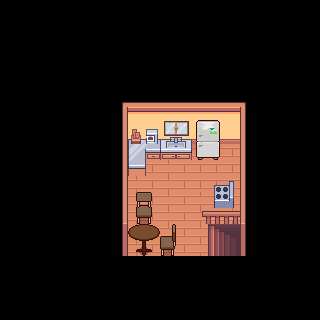

Below is a game level as drawn by its tile map, then a one-line description and the .tmx file that defines it, in full:
An orthogonal 20x20 tile map with 16x16 px tiles, 3 tile layers (ground, decoration, decoration_top), 5 tilesets and 5 objects (stairs_down, fridge, oven, oven_cake).

<map version="1.10" tiledversion="1.12.2" orientation="orthogonal" renderorder="right-down" width="20" height="20" tilewidth="16" tileheight="16" infinite="0" nextlayerid="6" nextobjectid="9">
 <tileset firstgid="1" source="Wood set 1 free ver.tsx" />
 <tileset firstgid="885" source="kitchen_LRK.tsx" />
 <tileset firstgid="1535" source="Interiors_free_16x16.tsx" />
 <tileset firstgid="2959" source="PPFurniture Pack-FreeV.tsx" />
 <tileset firstgid="3889" source="livingroom_LRK.tsx" />
 <layer id="1" name="ground" width="20" height="20">
  <data encoding="csv">
0,0,0,0,0,0,0,0,0,0,0,0,0,0,0,0,0,0,0,0,
0,0,0,0,0,0,0,0,0,0,0,0,0,0,0,0,0,0,0,0,
0,0,0,0,0,0,0,0,0,0,0,0,0,0,0,0,0,0,0,0,
0,0,0,0,0,0,0,0,0,0,0,0,0,0,0,0,0,0,0,0,
0,0,0,0,0,0,0,0,0,0,0,0,0,0,0,0,0,0,0,0,
0,0,0,0,0,0,0,0,0,0,0,0,0,0,0,0,0,0,0,0,
0,0,0,0,0,0,0,25,26,27,28,29,30,31,32,33,0,0,0,0,
0,0,0,0,0,0,0,59,60,61,62,63,64,65,66,67,0,0,0,0,
0,0,0,0,0,0,0,93,94,95,96,97,98,99,100,101,0,0,0,0,
0,0,0,0,0,0,0,127,128,129,130,131,132,221,221,135,0,0,0,0,
0,0,0,0,0,0,0,161,162,163,164,165,221,221,221,169,0,0,0,0,
0,0,0,0,0,0,0,195,196,197,198,199,221,221,221,203,0,0,0,0,
0,0,0,0,0,0,0,229,230,231,232,233,234,235,236,237,0,0,0,0,
0,0,0,0,0,0,0,263,264,265,266,267,268,269,270,271,0,0,0,0,
0,0,0,0,0,0,0,297,298,299,300,301,302,542,543,305,0,0,0,0,
0,0,0,0,0,0,0,331,332,231,231,231,336,576,577,339,0,0,0,0,
0,0,0,0,0,0,0,0,0,0,0,0,0,0,0,0,0,0,0,0,
0,0,0,0,0,0,0,0,0,0,0,0,0,0,0,0,0,0,0,0,
0,0,0,0,0,0,0,0,0,0,0,0,0,0,0,0,0,0,0,0,
0,0,0,0,0,0,0,0,0,0,0,0,0,0,0,0,0,0,0,0
</data>
 </layer>
 <layer id="2" name="decoration" width="20" height="20">
  <data encoding="csv">
0,0,0,0,0,0,0,0,0,0,0,0,0,0,0,0,0,0,0,0,
0,0,0,0,0,0,0,0,0,0,0,0,0,0,0,0,0,0,0,0,
0,0,0,0,0,0,0,0,0,0,0,0,0,0,0,0,0,0,0,0,
0,0,0,0,0,0,0,0,0,0,0,0,0,0,0,0,0,0,0,0,
0,0,0,0,0,0,0,0,0,0,0,0,0,0,0,0,0,0,0,0,
0,0,0,0,0,0,0,0,0,0,0,0,0,0,0,0,0,0,0,0,
0,0,0,0,0,0,0,0,0,0,0,0,0,0,0,0,0,0,0,0,
0,0,0,0,0,0,0,0,0,0,0,0,933,934,0,0,0,0,0,0,
0,0,0,0,0,0,0,0,3209,3210,3247,3248,985,986,0,0,0,0,0,0,
0,0,0,0,0,0,0,0,3239,3240,3277,3278,1011,1012,0,0,0,0,0,0,
0,0,0,0,0,0,0,0,3269,3270,0,0,0,0,0,0,0,0,0,0,
0,0,0,0,0,0,0,0,0,0,0,0,0,3322,3323,0,0,0,0,0,
0,0,0,0,0,0,0,0,4249,4250,0,0,0,3352,3353,0,0,0,0,0,
0,0,0,0,0,0,0,0,4288,4289,0,0,604,605,606,0,0,0,0,0,
0,0,0,0,0,0,0,0,4410,4411,4254,0,0,0,0,0,0,0,0,0,
0,0,0,0,0,0,0,0,4449,4450,4293,0,0,0,0,0,0,0,0,0,
0,0,0,0,0,0,0,0,0,0,0,0,0,0,0,0,0,0,0,0,
0,0,0,0,0,0,0,0,0,0,0,0,0,0,0,0,0,0,0,0,
0,0,0,0,0,0,0,0,0,0,0,0,0,0,0,0,0,0,0,0,
0,0,0,0,0,0,0,0,0,0,0,0,0,0,0,0,0,0,0,0
</data>
 </layer>
 <layer id="3" name="decoration_top" width="20" height="20">
  <data encoding="csv">
0,0,0,0,0,0,0,0,0,0,0,0,0,0,0,0,0,0,0,0,
0,0,0,0,0,0,0,0,0,0,0,0,0,0,0,0,0,0,0,0,
0,0,0,0,0,0,0,0,0,0,0,0,0,0,0,0,0,0,0,0,
0,0,0,0,0,0,0,0,0,0,0,0,0,0,0,0,0,0,0,0,
0,0,0,0,0,0,0,0,0,0,0,0,0,0,0,0,0,0,0,0,
0,0,0,0,0,0,0,0,0,0,0,0,0,0,0,0,0,0,0,0,
0,0,0,0,0,0,0,0,0,0,0,0,0,0,0,0,0,0,0,0,
0,0,0,0,0,0,0,0,0,0,1746,1747,0,0,0,0,0,0,0,0,
0,0,0,0,0,0,0,0,3202,3267,1762,1763,0,0,0,0,0,0,0,0,
0,0,0,0,0,0,0,0,0,0,0,0,0,0,0,0,0,0,0,0,
0,0,0,0,0,0,0,0,0,0,0,0,0,0,0,0,0,0,0,0,
0,0,0,0,0,0,0,0,0,0,0,0,0,0,0,0,0,0,0,0,
0,0,0,0,0,0,0,0,0,0,0,0,0,0,0,0,0,0,0,0,
0,0,0,0,0,0,0,0,0,0,0,0,0,0,0,0,0,0,0,0,
0,0,0,0,0,0,0,0,0,0,0,0,0,0,0,0,0,0,0,0,
0,0,0,0,0,0,0,0,0,0,0,0,0,0,0,0,0,0,0,0,
0,0,0,0,0,0,0,0,0,0,0,0,0,0,0,0,0,0,0,0,
0,0,0,0,0,0,0,0,0,0,0,0,0,0,0,0,0,0,0,0,
0,0,0,0,0,0,0,0,0,0,0,0,0,0,0,0,0,0,0,0,
0,0,0,0,0,0,0,0,0,0,0,0,0,0,0,0,0,0,0,0
</data>
 </layer>
 <objectgroup id="4" name="objects">
  <object id="1" name="stairs_down" x="201.838" y="240.334">
   <point />
  </object>
  <object id="4" name="fridge" x="207.987" y="151.044">
   <point />
  </object>
  <object id="6" name="oven" x="215.69" y="192.481">
   <point />
  </object>
  <object id="8" name="oven_cake" x="141.878" y="159.293">
   <point />
  </object>
 </objectgroup>
 <objectgroup id="5" name="collision">
  <object id="3" x="127.786" y="257.444" width="112.281" height="4.81203" />
 </objectgroup>
</map>
